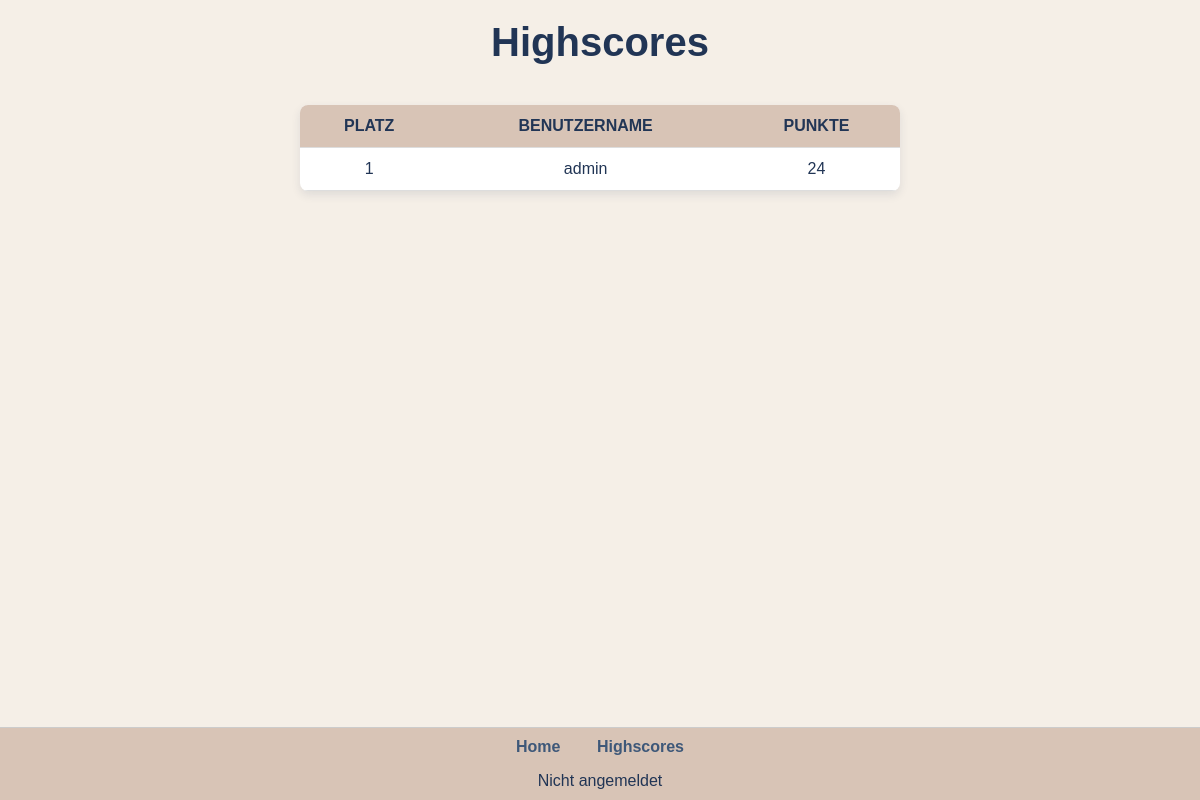
The app's page /highscores, older data.
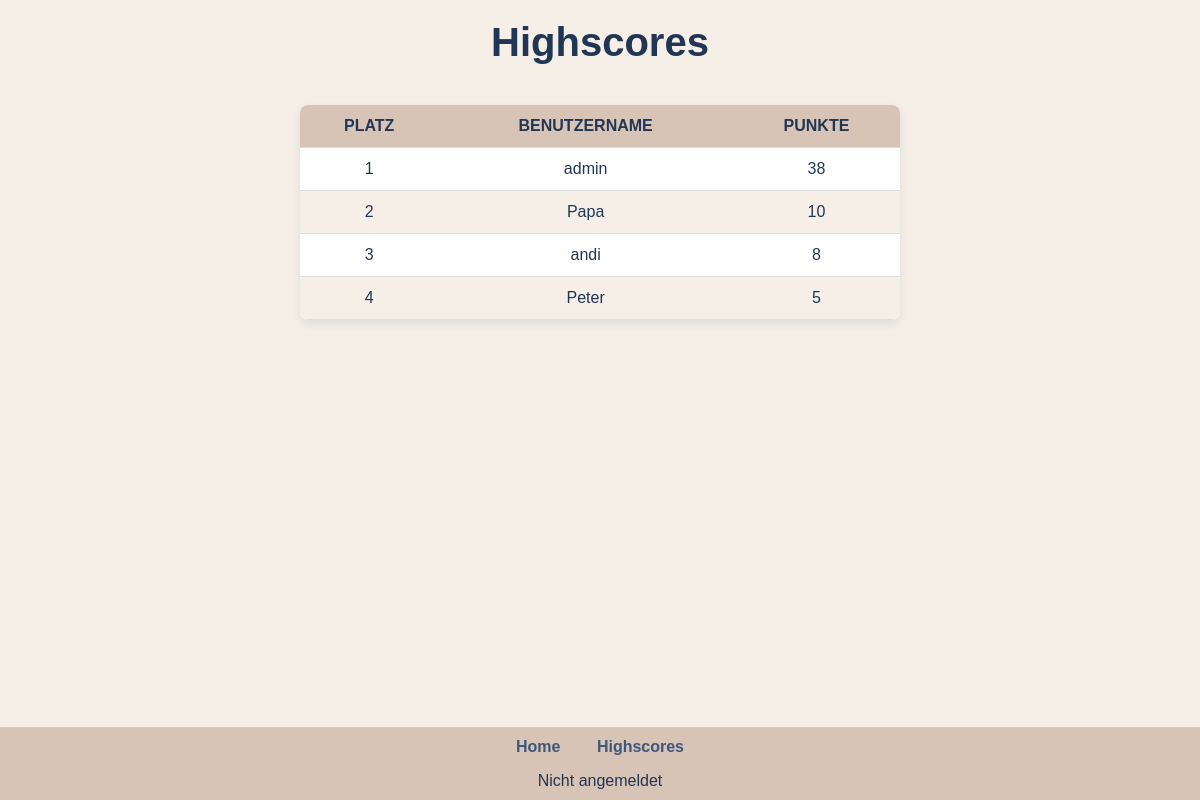
The same page, newer data.
### app.py (models this page shows, shortened)
class User(db.Model):
    id = db.Column(db.Integer, primary_key=True)
    username = db.Column(db.String(50), unique=True, nullable=False)
    password_hash = db.Column(db.String(128), nullable=False)
    score = db.Column(db.Integer, default=0)  # Neuer Wert für den Score

### app.py (the view)
@app.route('/highscores', methods=['GET'])
def highscores():
    users = User.query.order_by(User.score.desc()).all()  # Nach Score sortieren
    return render_template('highscores.html', users=users)

### app.py (called while the page is built)
@app.before_request
def clear_session():
    if not hasattr(app, 'session_cleared'):
        session.clear()
        app.session_cleared = True  # Flag setzen, um mehrfaches Leeren zu verhindern

### templates/highscores.html (shortened to what this page needs)
<!DOCTYPE html>
<html lang="en">
  <head>
    <link rel="stylesheet" href="/static/style.css" />
    <link rel="stylesheet" href="/static/highscore.css" />
  </head>
  <body>
    <h1>Highscores</h1>
    <table>
      <thead>
        <tr>
          <th>Platz</th>
          <th>Benutzername</th>
          <th>Punkte</th>
        </tr>
      </thead>
      <tbody>
        {% for user in users %}
        <tr>
          <td>{{ loop.index }}</td>
          <td>{{ user.username }}</td>
          <td>{{ user.score }}</td>
        </tr>
        {% endfor %}
      </tbody>
    </table>
    {% include 'footer.html' %}
  </body>
</html>

### templates/footer.html (shortened to what this page needs)
<footer>
  <nav>
    <a href="/">Home</a>
    <a href="/highscores">Highscores</a>
  </nav>
  <div>
    {% if session.username %} Angemeldet: <b> {{ session.username }} </b> {%
    else %} Nicht angemeldet {% endif %}
  </div>
</footer>

### static/style.css (style rules this page uses)
body { font-family: Arial, sans-serif; background-color: #f5efe7; color: #213555; margin: 0; padding: 0; display: flex; justify-content: center; align-items: center; height: 100vh; }
footer { position: fixed; bottom: 0; width: 100%; background-color: #d8c4b6; text-align: center; padding: 10px; border-top: 1px solid #ccc; color: #213555; }
footer div { margin-top: 1rem; }
a { text-decoration: none; color: #3e5879; font-weight: bold; transition: color 0.3s ease; padding: 1rem; }
table { width: 50%; margin: 20px auto; border-collapse: collapse; box-shadow: 0 4px 10px rgba(33, 53, 85, 0.1); border-radius: 8px; overflow: hidden; }
th, td { padding: 12px; text-align: center; border-bottom: 1px solid #ddd; color: #213555; }
th { background-color: #d8c4b6; font-weight: bold; text-transform: uppercase; }
tr:nth-child(even) { background-color: #f5efe7; }
h1 { text-align: center; font-size: 2.5rem; color: #213555; margin-top: 20px; }

### static/highscore.css (style rules this page uses)
body { display: flex; flex-direction: column; justify-content: flex-start; align-items: center; min-height: 100vh; margin: 0; background-color: #f5efe7; }
h1 { margin: 20px 0; color: #213555; font-size: 2.5rem; }
table { border-collapse: collapse; width: 50%; box-shadow: 0 4px 10px rgba(33, 53, 85, 0.1); border-radius: 8px; overflow: hidden; background-color: #fff; }
th, td { text-align: center; padding: 12px; border-bottom: 1px solid #ddd; }
th { background-color: #d8c4b6; font-weight: bold; }
tr:nth-child(even) { background-color: #f5efe7; }

Row changes from the older to the newer data that the page shows:
changed User "admin": score "24" → "38"
added User: username "Papa", score "10"
added User: username "andi", score "8"
added User: username "Peter", score "5"
